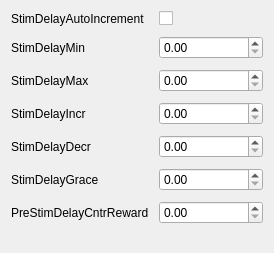
             <widget class="QWidget" name="stimDelayScrollAreaWidgetContents">
              <property name="geometry">
               <rect>
                <x>0</x>
                <y>0</y>
                <width>274</width>
                <height>253</height>
               </rect>
              </property>
              <layout class="QGridLayout" name="gridLayout_16">
               <item row="0" column="0">
                <layout class="QFormLayout" name="stimDelayFormLayout">
                 <property name="horizontalSpacing">
                  <number>10</number>
                 </property>
                 <property name="verticalSpacing">
                  <number>10</number>
                 </property>
                 <item row="0" column="0">
                  <widget class="QLabel" name="stimDelayAutoIncrementLabel">
                   <property name="text">
                    <string>StimDelayAutoIncrement</string>
                   </property>
                  </widget>
                 </item>
                 <item row="0" column="1">
                  <widget class="QCheckBox" name="stimDelayAutoIncrementCheckBox"/>
                 </item>
                 <item row="1" column="0">
                  <widget class="QLabel" name="stimDelayMinLabel">
                   <property name="text">
                    <string>StimDelayMin</string>
                   </property>
                  </widget>
                 </item>
                 <item row="1" column="1">
                  <widget class="QDoubleSpinBox" name="stimDelayMinDoubleSpinBox"/>
                 </item>
                 <item row="2" column="0">
                  <widget class="QLabel" name="stimDelayMaxLabel">
                   <property name="text">
                    <string>StimDelayMax</string>
                   </property>
                  </widget>
                 </item>
                 <item row="2" column="1">
                  <widget class="QDoubleSpinBox" name="stimDelayMaxDoubleSpinBox"/>
                 </item>
                 <item row="3" column="0">
                  <widget class="QLabel" name="stimDelayIncrLabel">
                   <property name="text">
                    <string>StimDelayIncr</string>
                   </property>
                  </widget>
                 </item>
                 <item row="3" column="1">
                  <widget class="QDoubleSpinBox" name="stimDelayIncrDoubleSpinBox"/>
                 </item>
                 <item row="4" column="0">
                  <widget class="QLabel" name="stimDelayDecrLabel">
                   <property name="text">
                    <string>StimDelayDecr</string>
                   </property>
                  </widget>
                 </item>
                 <item row="4" column="1">
                  <widget class="QDoubleSpinBox" name="stimDelayDecrDoubleSpinBox"/>
                 </item>
                 <item row="5" column="0">
                  <widget class="QLabel" name="stimDelayGraceLabel">
                   <property name="text">
                    <string>StimDelayGrace</string>
                   </property>
                  </widget>
                 </item>
                 <item row="5" column="1">
                  <widget class="QDoubleSpinBox" name="stimDelayGraceDoubleSpinBox"/>
                 </item>
                 <item row="6" column="0">
                  <widget class="QLabel" name="preStimDelayCntrRewardLabel">
                   <property name="text">
                    <string>PreStimDelayCntrReward</string>
                   </property>
                  </widget>
                 </item>
                 <item row="6" column="1">
                  <widget class="QDoubleSpinBox" name="preStimDelayCntrRewardDoubleSpinBox"/>
                 </item>
                </layout>
               </item>
              </layout>
             </widget>
